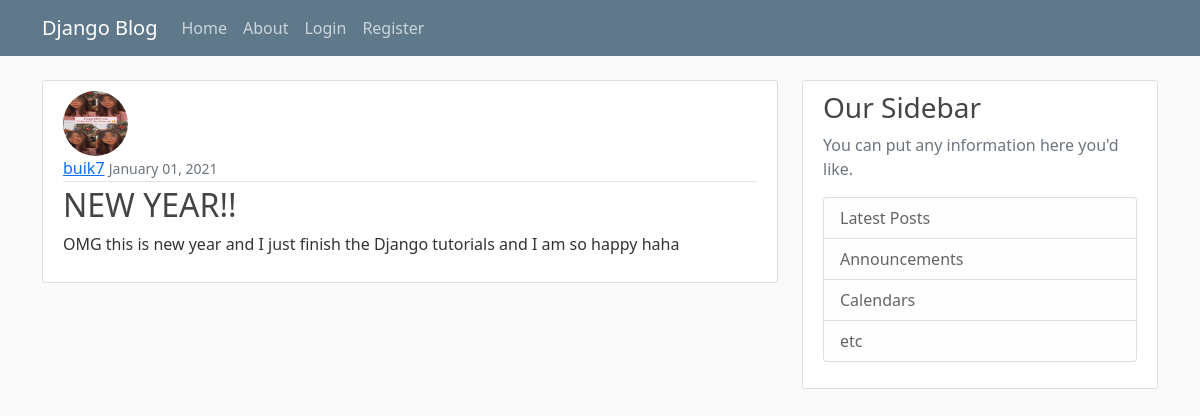
The page /post/29/ on the database its author committed.
### blog/models.py (models this page shows, shortened)
class Post(models.Model):
    title = models.CharField(max_length= 100)
    content = models.TextField()
    date_posted = models.DateTimeField(default=timezone.now)
    author = models.ForeignKey(User, on_delete=models.CASCADE) # delete a user = delete all their posts

### users/models.py (models this page shows, shortened)
class Profile(models.Model):
    user = models.OneToOneField(User, on_delete=models.CASCADE) # user is deleted -> profile is deleted
    image = models.ImageField(default='default.jpg', upload_to='profile_pics')

### blog/views.py (the view)
# urls.py: path('post/<int:pk>/', PostDetailView.as_view(), name = 'post_detail'),
class PostDetailView(DetailView):
    model = Post

### blog/templates/blog/post_detail.html (shortened to what this page needs)
{% extends "blog/base.html" %}
{% block content %}
    <article class="media content-section">
        <img class = "rounded-circle article-img" src="{{ object.author.profile.image.url}}">
        <div class="media-body">
            <div class="article-metadata">
                <a class="mr-2" href="{% url 'user_posts' object.author.username %}">{{ object.author }}</a>
                <small class="text-muted">{{ object.date_posted|date:"F d, Y" }}</small>
            </div>
            <h2 class="article-title">{{ object.title }}</h2>
            <p class="article-content">{{ object.content }}</p>
        </div>
    </article>
{% endblock content %}

### blog/static/blog/main.css (style rules this page uses)
body { background: #fafafa; color: #333333; margin-top: 5rem; }
h1, h2, h3, h4, h5, h6 { color: #444444; }
.content-section { background: #ffffff; padding: 10px 20px; border: 1px solid #dddddd; border-radius: 3px; margin-bottom: 20px; }
.article-title { color: #444444; }
.article-content { white-space: pre-line; }
.article-img { height: 65px; width: 65px; margin-right: 16px; }
.article-metadata { padding-bottom: 1px; margin-bottom: 4px; border-bottom: 1px solid #e3e3e3 }

### rows shown on the page
Post: author.profile.image (picture), author "buik7", date_posted "January 01, 2021", title "NEW YEAR!!", content "OMG this is new year and I just finish the Django tutorials and I am so happy haha"
